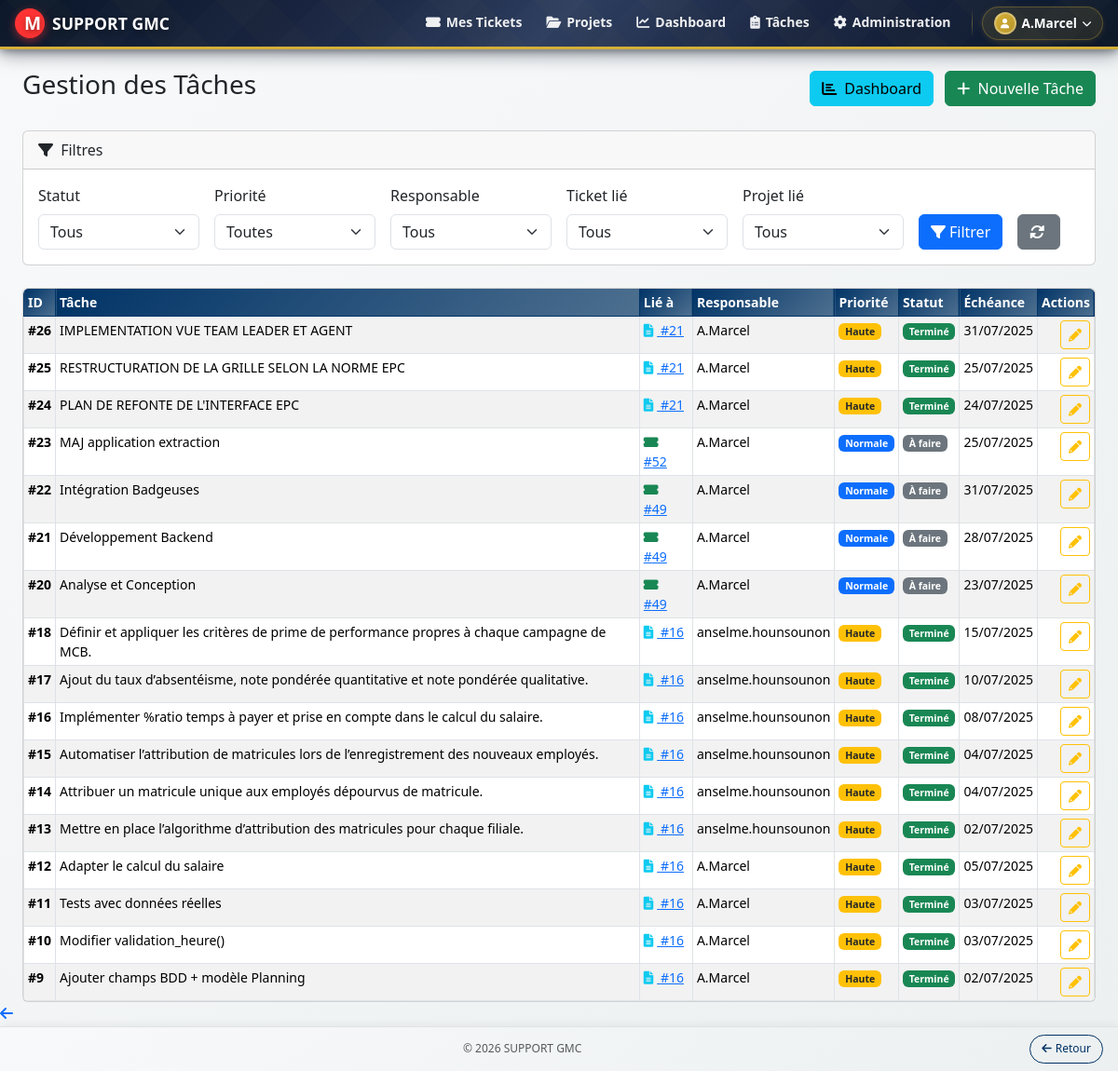
The app's page /public/tasks.php (signed in) with its own data.
### tables this page shows
CREATE TABLE `tasks` (
  `id` int NOT NULL,
  `ticket_id` int DEFAULT NULL,
  `title` varchar(255) NOT NULL,
  `description` text,
  `status` enum('À faire','En cours','En attente','Terminé','Annulé') DEFAULT 'À faire',
  `priority` enum('Basse','Normale','Haute','Urgente') DEFAULT 'Normale',
  `assigned_to` int NOT NULL,
  `created_by` int NOT NULL,
  `created_at` datetime DEFAULT CURRENT_TIMESTAMP,
  `updated_at` datetime DEFAULT CURRENT_TIMESTAMP ON UPDATE CURRENT_TIMESTAMP,
  `due_date` date DEFAULT NULL,
  `completed_at` datetime DEFAULT NULL,
  `specification_id` int DEFAULT NULL
);

CREATE TABLE `users` (
  `id` int NOT NULL,
  `username` varchar(50) NOT NULL,
  `password` varchar(255) NOT NULL,
  `email` varchar(100) NOT NULL,
  `role` enum('admin','agent','client') NOT NULL,
  `country_id` int DEFAULT NULL,
  `service_id` int DEFAULT NULL,
  `created_at` datetime DEFAULT CURRENT_TIMESTAMP,
  `has_seen_tutorial` tinyint(1) DEFAULT '0',
  `reset_token` varchar(255) DEFAULT NULL,
  `reset_token_expires_at` datetime DEFAULT NULL,
  `direction_id` int DEFAULT NULL
);

### config/app_config.php (called while the page is built, shortened)
<?php
if (strpos($_SERVER['SERVER_SOFTWARE'] ?? '', 'PHP') !== false && strpos($_SERVER['SERVER_SOFTWARE'], 'Development Server') !== false) {
    $base_url = '';
} else {
    $base_path = str_replace($_SERVER['DOCUMENT_ROOT'], '', str_replace('\\', '/', dirname(__DIR__)));
    $base_url = rtrim($base_path, '/') . '/public';
}

### public/tasks.php (the view, shortened to what this page needs)
<?php
require_once '../config/database.php';
$user_id = $_SESSION['id'];
$is_admin = ($_SESSION['role'] === 'admin');
$where = [];
$where_sql = $where ? 'WHERE ' . implode(' AND ', $where) : '';
$sql = "SELECT
            t.*,
            u.username as assigned_name,
            tk.title as ticket_title,
            s.project_name as specification_title
        FROM tasks t
        JOIN users u ON t.assigned_to = u.id
        LEFT JOIN tickets tk ON t.ticket_id = tk.id
        LEFT JOIN specifications s ON t.specification_id = s.id
        $where_sql
        ORDER BY t.created_at DESC";
$stmt = mysqli_prepare($link, $sql);
mysqli_stmt_execute($stmt);
$result = mysqli_stmt_get_result($stmt);
$tasks = mysqli_fetch_all($result, MYSQLI_ASSOC);
include '../includes/header.php';
?>
<?php
function get_priority_badge($priority) {
    switch ($priority) {
        case 'Haute': return '<span class="badge bg-warning text-dark">Haute</span>';
        case 'Normale': return '<span class="badge bg-primary">Normale</span>';
    }
}
function get_status_badge($status) {
    switch ($status) {
        case 'À faire': return '<span class="badge bg-secondary">À faire</span>';
        case 'Terminé': return '<span class="badge bg-success">Terminé</span>';
    }
}
?>
<div class="container-fluid mt-4">
    <div class="d-flex justify-content-between align-items-center mb-4">
        <h2 class="h3">Gestion des Tâches</h2>
        <div>
            <a href="<?php echo $base_url; ?>/tasks_dashboard.php" class="btn btn-info me-2"><i class="fas fa-chart-bar me-1"></i> Dashboard</a>
            <a href="<?php echo $base_url; ?>/task_create.php" class="btn btn-success"><i class="fas fa-plus me-1"></i> Nouvelle Tâche</a>
        </div>
    </div>
    <div class="card mb-4">
        <div class="card-header">
            <i class="fas fa-filter me-1"></i> Filtres
        </div>
        <div class="card-body">
            <form class="row g-3 align-items-end" method="get">
                <div class="col-md-2">
                    <label for="status" class="form-label">Statut</label>
                    <select name="status" id="status" class="form-select">
                        <option value="">Tous</option>
                    </select>
                </div>
                <div class="col-md-2">
                    <label for="priority" class="form-label">Priorité</label>
                    <select name="priority" id="priority" class="form-select">
                        <option value="">Toutes</option>
                    </select>
                </div>
                <?php if ($is_admin): ?>
                <div class="col-md-2">
                    <label for="assigned_to" class="form-label">Responsable</label>
                    <select name="assigned_to" id="assigned_to" class="form-select">
                        <option value="">Tous</option>
                    </select>
                </div>
                <?php endif; ?>
                <div class="col-md-2">
                    <label for="ticket_id" class="form-label">Ticket lié</label>
                    <select name="ticket_id" id="ticket_id" class="form-select">
                        <option value="">Tous</option>
                    </select>
                </div>
                <div class="col-md-2">
                    <label for="specification_id" class="form-label">Projet lié</label>
                    <select name="specification_id" id="specification_id" class="form-select">
                        <option value="">Tous</option>
                    </select>
                </div>
                <div class="col-md-auto">
                    <button class="btn btn-primary w-100"><i class="fas fa-filter me-1"></i>Filtrer</button>
                </div>
                 <div class="col-md-auto">
                    <a href="tasks.php" class="btn btn-secondary w-100"><i class="fas fa-sync-alt me-1"></i></a>
                </div>
            </form>
        </div>
    </div>
    <div class="card" style="height: 100%; display: flex; flex-direction: column;">
        <div class="card-body p-0" style="flex: 1; overflow: auto;">
            <div class="table-responsive h-100">
                <table class="table table-hover table-striped mb-0 table-sm" style="width: 100%; font-size: 0.875rem;">
                    <thead class="table-dark">
                        <tr>
                            <th>ID</th>
                            <th>Tâche</th>
                            <th>Lié à</th>
                            <th>Responsable</th>
                            <th>Priorité</th>
                            <th>Statut</th>
                            <th class="d-none d-lg-table-cell">Échéance</th>
                            <th class="text-end">Actions</th>
                        </tr>
                    </thead>
                    <tbody>
                        <?php if ($tasks): foreach ($tasks as $task): ?>
                            <tr>
                                <td><span class="fw-bold">#<?= $task['id'] ?></span></td>
                                <td><?= htmlspecialchars($task['title']) ?></td>
                                <td>
                                    <?php if (!empty($task['ticket_id'])): ?>
                                        <a href="view_ticket.php?id=<?= $task['ticket_id'] ?>" class="d-inline-block" title="<?= htmlspecialchars($task['ticket_title']) ?>">
                                            <i class="fas fa-ticket-alt text-success me-1"></i> #<?= $task['ticket_id'] ?>
                                        </a>
                                    <?php elseif (!empty($task['specification_id'])):
                                        $specTitle = !empty($task['specification_title']) ? htmlspecialchars($task['specification_title']) : 'Voir Projet';
                                    ?>
                                        <a href="specification_view.php?id=<?= $task['specification_id'] ?>" class="d-inline-block" title="<?= $specTitle ?>">
                                            <i class="fas fa-file-alt text-info me-1"></i> #<?= $task['specification_id'] ?>
                                        </a>
                                    <?php else: ?>
                                        <span class="text-muted">N/A</span>
                                    <?php endif; ?>
                                </td>
                                <td><?= htmlspecialchars($task['assigned_name']) ?></td>
                                <td><?= get_priority_badge($task['priority']) ?></td>
                                <td><?= get_status_badge($task['status']) ?></td>
                                <td class="d-none d-lg-table-cell"><?= ($task['due_date'] && strtotime($task['due_date']) > 0) ? date('d/m/Y', strtotime($task['due_date'])) : 'N/A' ?></td>
                                <td class="text-end">
                                    <?php if ($is_admin || $task['assigned_to'] == $user_id): ?>
                                        <a href="task_edit.php?id=<?= $task['id'] ?>" class="btn btn-sm btn-outline-warning" title="Éditer"><i class="fas fa-pencil-alt"></i></a>
                                    <?php endif; ?>
                                </td>
                            </tr>
                        <?php endforeach; endif; ?>
                    </tbody>
                </table>
            </div>
        </div>
    </div>
</div>
<?php include '../includes/footer.php'; ?>

### includes/header.php (style rules this page uses)
.table th, .table td { border-left: 1px solid #dee2e6; border-right: 1px solid #dee2e6; }
.table-responsive { border-radius: 0.375rem; overflow: hidden; box-shadow: 0 0.125rem 0.25rem rgba(0, 0, 0, 0.075); }
body { padding-top: 50px; }
.table-dark, .table-dark th, .table-dark thead th { background: linear-gradient(135deg, #003366 0%, #4D6F8F 100%) !important; color: #ffffff !important; border-color: #003366 !important; }
body { background: linear-gradient(135deg, #f8f9fa 0%, #ecf0f1 100%) !important; min-height: 100vh; background-attachment: fixed; }

### includes/footer.php (style rules this page uses)
body { padding-bottom: 50px !important; }

### records on screen
tasks: id "26", title "IMPLEMENTATION VUE TEAM LEADER ET AGENT", specification "21", assigned_to.username "A.Marcel", priority "Haute", status "Terminé", due_date "31/07/2025"
tasks: id "25", title "RESTRUCTURATION DE LA GRILLE SELON LA NORME EPC", specification "21", assigned_to.username "A.Marcel", priority "Haute", status "Terminé", due_date "25/07/2025"
tasks: id "24", title "PLAN DE REFONTE DE L'INTERFACE EPC", specification "21", assigned_to.username "A.Marcel", priority "Haute", status "Terminé", due_date "24/07/2025"
tasks: id "23", title "MAJ application extraction", ticket "52", assigned_to.username "A.Marcel", priority "Normale", status "À faire", due_date "25/07/2025"
tasks: id "22", title "Intégration Badgeuses", ticket "49", assigned_to.username "A.Marcel", priority "Normale", status "À faire", due_date "31/07/2025"
tasks: id "21", title "Développement Backend", ticket "49", assigned_to.username "A.Marcel", priority "Normale", status "À faire", due_date "28/07/2025"
tasks: id "20", title "Analyse et Conception", ticket "49", assigned_to.username "A.Marcel", priority "Normale", status "À faire", due_date "23/07/2025"
tasks: id "18", title "Définir et appliquer les critères de prime de performance propres à chaque campagne de MCB.", specification "16", assigned_to.username "anselme.hounsounon", priority "Haute", status "Terminé", due_date "15/07/2025"
tasks: id "17", title "Ajout du taux d’absentéisme, note pondérée quantitative et note pondérée qualitative.", specification "16", assigned_to.username "anselme.hounsounon", priority "Haute", status "Terminé", due_date "10/07/2025"
tasks: id "16", title "Implémenter %ratio temps à payer et prise en compte dans le calcul du salaire.", specification "16", assigned_to.username "anselme.hounsounon", priority "Haute", status "Terminé", due_date "08/07/2025"
tasks: id "15", title "Automatiser l’attribution de matricules lors de l’enregistrement des nouveaux employés.", specification "16", assigned_to.username "anselme.hounsounon", priority "Haute", status "Terminé", due_date "04/07/2025"
tasks: id "14", title "Attribuer un matricule unique aux employés dépourvus de matricule.", specification "16", assigned_to.username "anselme.hounsounon", priority "Haute", status "Terminé", due_date "04/07/2025"
tasks: id "13", title "Mettre en place l’algorithme d’attribution des matricules pour chaque filiale.", specification "16", assigned_to.username "anselme.hounsounon", priority "Haute", status "Terminé", due_date "02/07/2025"
tasks: id "12", title "Adapter le calcul du salaire", specification "16", assigned_to.username "A.Marcel", priority "Haute", status "Terminé", due_date "05/07/2025"
tasks: id "11", title "Tests avec données réelles", specification "16", assigned_to.username "A.Marcel", priority "Haute", status "Terminé", due_date "03/07/2025"
tasks: id "10", title "Modifier validation_heure()", specification "16", assigned_to.username "A.Marcel", priority "Haute", status "Terminé", due_date "03/07/2025"
tasks: id "9", title "Ajouter champs BDD + modèle Planning", specification "16", assigned_to.username "A.Marcel", priority "Haute", status "Terminé", due_date "02/07/2025"

### other values on screen
substr($_SESSION['username'], 0, 15) "A.Marcel"
